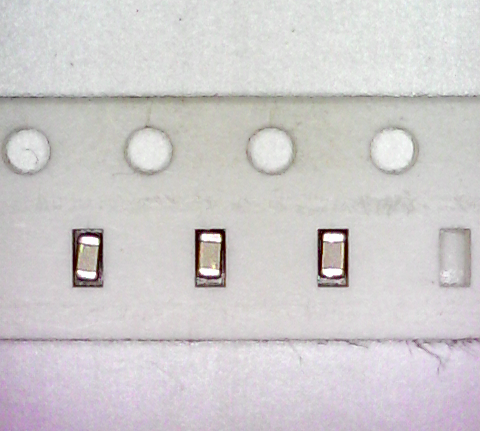
#> input picture tests/staticTape/tape3.png, 480 x 431 px
$ python staticTapeTemplate2.py
#> lines starting #> are read from the running program, lines starting #| are printed output that depends on the picture
import cv2
import numpy as np
from matplotlib import pyplot as plt

img_rgb = cv2.imread('tape3.png')
#> img_rgb is the input picture: shape (431, 480, 3); mean B, G, R 204.7, 203.8, 206.9
img_rgbBlur = cv2.medianBlur(img_rgb, 5)
img_gray = cv2.cvtColor(img_rgb, cv2.COLOR_BGR2GRAY)


imgX = cv2.medianBlur(img_gray, 5)
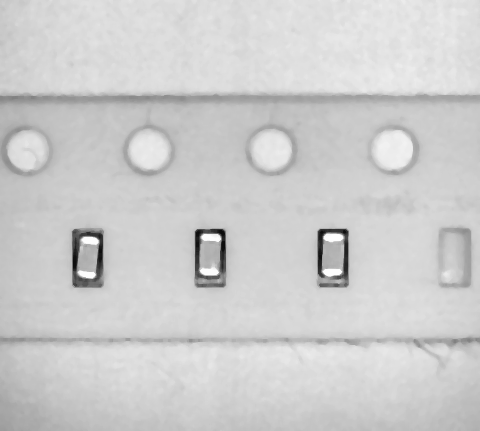
#> imgX: shape (431, 480); min 11, max 253, mean 205.1
img2 = imgX.copy()


template = cv2.imread('template.png',0)
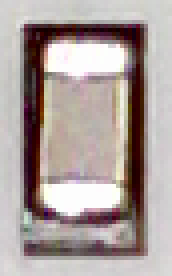
#> input picture tests/staticTape/template.png, 43 x 69 px (shown 4 times larger)
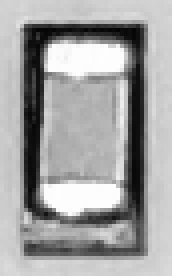
#> template: shape (69, 43) (shown 4 times larger); min 4, max 254, mean 162.1
w, h = template.shape[::-1]
#> w = 43; h = 69

res = cv2.matchTemplate(img2,template,cv2.TM_CCOEFF_NORMED)
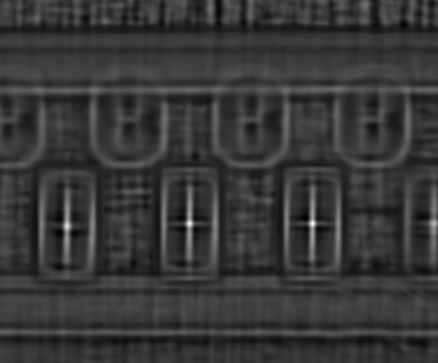
#> res: shape (363, 438) float32; min -0.285, max 0.975, mean -0.00869; drawn with min black and max white
threshold = 0.7
loc = np.where( res >= threshold)
#> loc = 34 positions, rows 221 to 227, columns 66 to 313
for pt in zip(*loc[::-1]):
    cv2.rectangle(img_rgbBlur, pt, (pt[0] + w, pt[1] + h), (0,0,255), 1)
#> this loop made 34 passes
#> pt on passes 1 to 12: (189, 221), (312, 221), (313, 221), (188, 222), (189, 222), (190, 222), (311, 222), (312, 222), (313, 222), (188, 223), (189, 223), (190, 223)
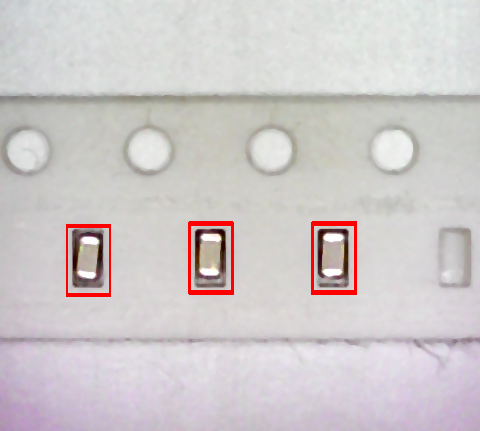
#> img_rgbBlur: shape (431, 480, 3); mean B, G, R 202.7, 201.8, 207.7

cv2.imwrite('res2.png',img_rgbBlur)
